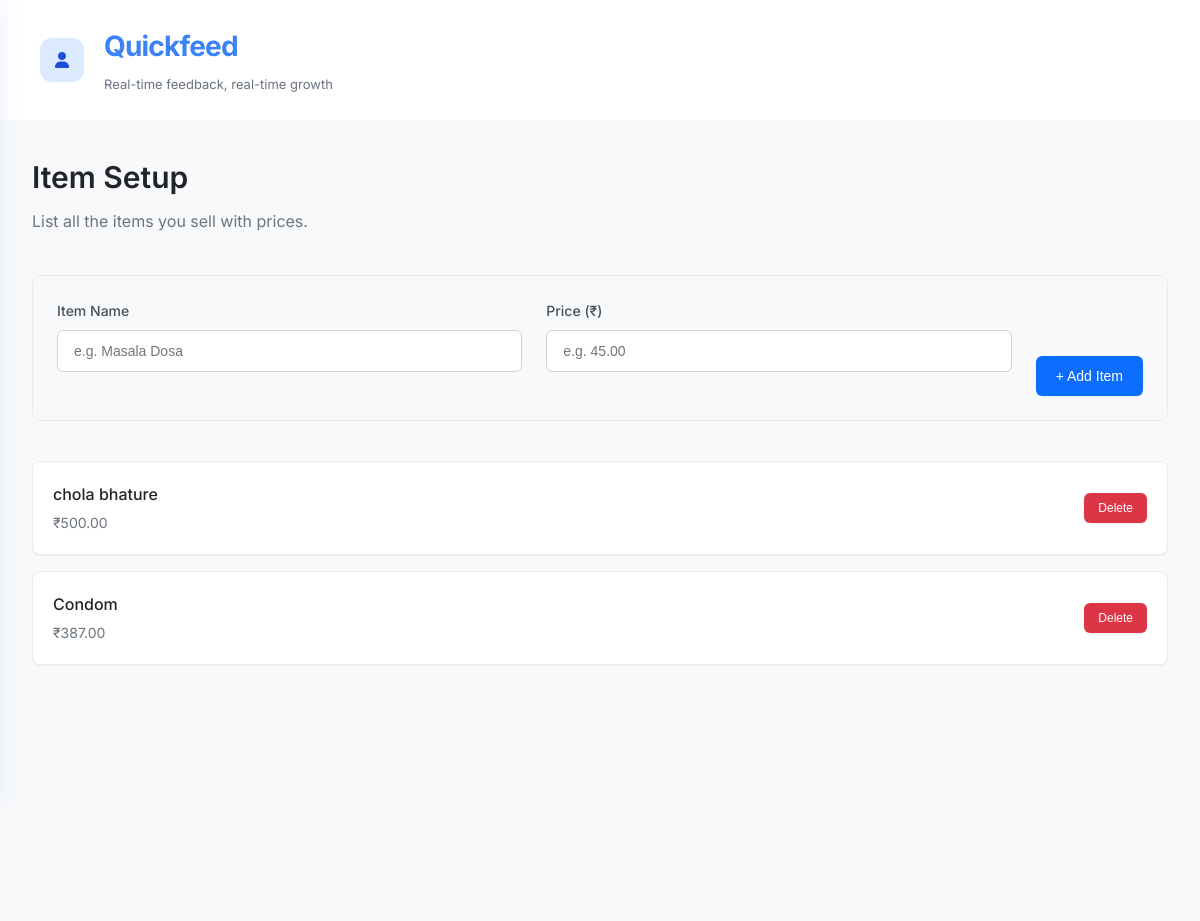
Page /dashboard/item-setup (signed in) on the earlier database version.
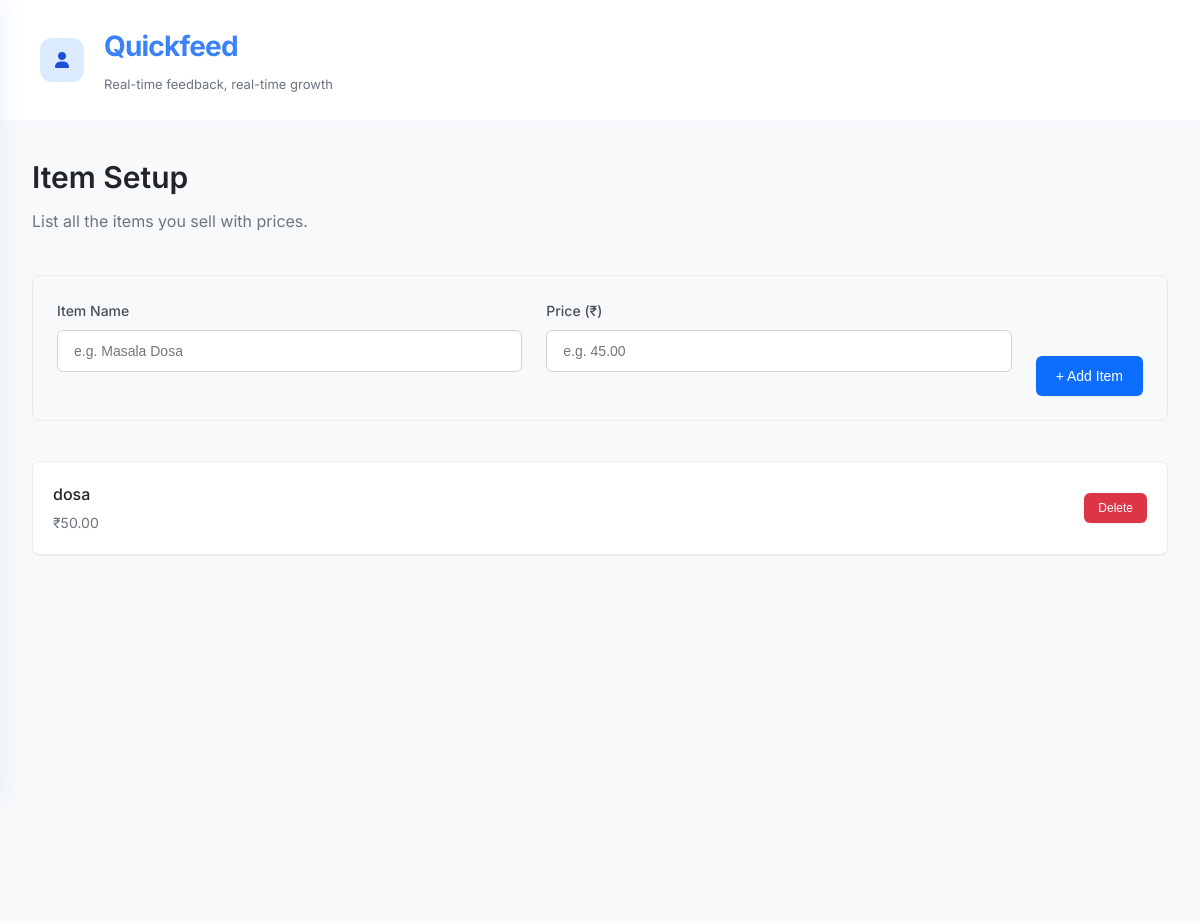
Same page on the later database version.
### web/models.py (models this page shows)
class Item(db.Model):
    __tablename__ = 'items'
    id = db.Column(db.Integer, primary_key=True)
    shopkeeper_id = db.Column(db.Integer, db.ForeignKey('shopkeepers.id'), nullable=False)
    name = db.Column(db.String(100), nullable=False)
    price = db.Column(db.Float, nullable=False)
    shopkeeper = db.relationship('Shopkeeper', backref=db.backref('items', lazy=True))

### web/routes.py (the view, shortened to what this page needs)
    def decorated_function(*args, **kwargs):
        try:
            if not current_user.is_authenticated:
                flash('Please log in to access this page.', 'warning')
                return redirect(url_for('auth.login'))
            shopkeeper = Shopkeeper.query.get(current_user.id)
            session['shopkeeper_id'] = shopkeeper.id
            session['shopkeeper_username'] = shopkeeper.username
            session['is_shopkeeper'] = True
            return f(*args, **kwargs)
        except Exception as e:
            print(f"Error in require_shopkeeper decorator: {e}")
            flash('An error occurred while verifying your account.', 'danger')
            return redirect(url_for('auth.login'))

### web/routes.py (called while the page is built, shortened)
def require_shopkeeper(f):
    def decorated_function(*args, **kwargs):
        try:
            if not current_user.is_authenticated:
                flash('Please log in to access this page.', 'warning')
                return redirect(url_for('auth.login'))
            shopkeeper = Shopkeeper.query.get(current_user.id)
            session['shopkeeper_id'] = shopkeeper.id
            session['shopkeeper_username'] = shopkeeper.username
            session['is_shopkeeper'] = True
            return f(*args, **kwargs)
        except Exception as e:
            print(f"Error in require_shopkeeper decorator: {e}")
            flash('An error occurred while verifying your account.', 'danger')
            return redirect(url_for('auth.login'))
    decorated_function.__name__ = f.__name__
    return decorated_function

@main.route('/dashboard/item-setup', methods=['GET'])
@login_required
@require_shopkeeper
def item_setup():
    items = Item.query.filter_by(shopkeeper_id=current_user.id).all()
    return render_template('setup.html', items=items)

### web/templates/setup.html (shortened to what this page needs)
{% extends "base.html" %}
{% block content %}
    <div class="main-content">
        <header class="header">
            <div class="header-left">
                <div class="menu-toggle" onclick="toggleSidebar()">
                    <i class="fas fa-user"></i>
                </div>
                <div class="brand-logo">
                    <h1>Quickfeed</h1>
                    <span class="brand-tagline">Real-time feedback, real-time growth</span>
                </div>
            </div>
        </header>
<div class="setup-container">
  <h1 class="setup-title">Item Setup</h1>
  <p class="setup-subtitle">List all the items you sell with prices.</p>
  <form action="{{ url_for('main.add_item') }}" method="POST" class="item-form">
    <div class="form-group">
      <label for="name">Item Name</label>
      <input type="text" name="name" id="name" required placeholder="e.g. Masala Dosa" />
    </div>
    <div class="form-group">
      <label for="price">Price (₹)</label>
      <input type="number" name="price" id="price" step="0.01" required placeholder="e.g. 45.00" />
    </div>
    <button type="submit" class="btn-add">+ Add Item</button>
  </form>
  <div class="item-list">
    {% if items %}
      {% for item in items %}
      <div class="item-card">
        <div class="item-info">
          <div class="item-name">{{ item.name }}</div>
          <div class="item-price">₹{{ '%.2f'|format(item.price) }}</div>
        </div>
        <form action="{{ url_for('main.delete_item', item_id=item.id) }}" method="POST">
          <button type="submit" class="btn-delete">Delete</button>
        </form>
      </div>
      {% endfor %}
    {% else %}
      <div class="empty-state">
        <p>No items added yet. Start by adding your first item.</p>
      </div>
    {% endif %}
  </div>
</div>
{% endblock %}

Differences in the rows shown:
removed Item: name "Condom", price "387.00"
changed Item: name "chola bhature" → "dosa"; price "500.00" → "50.00"
